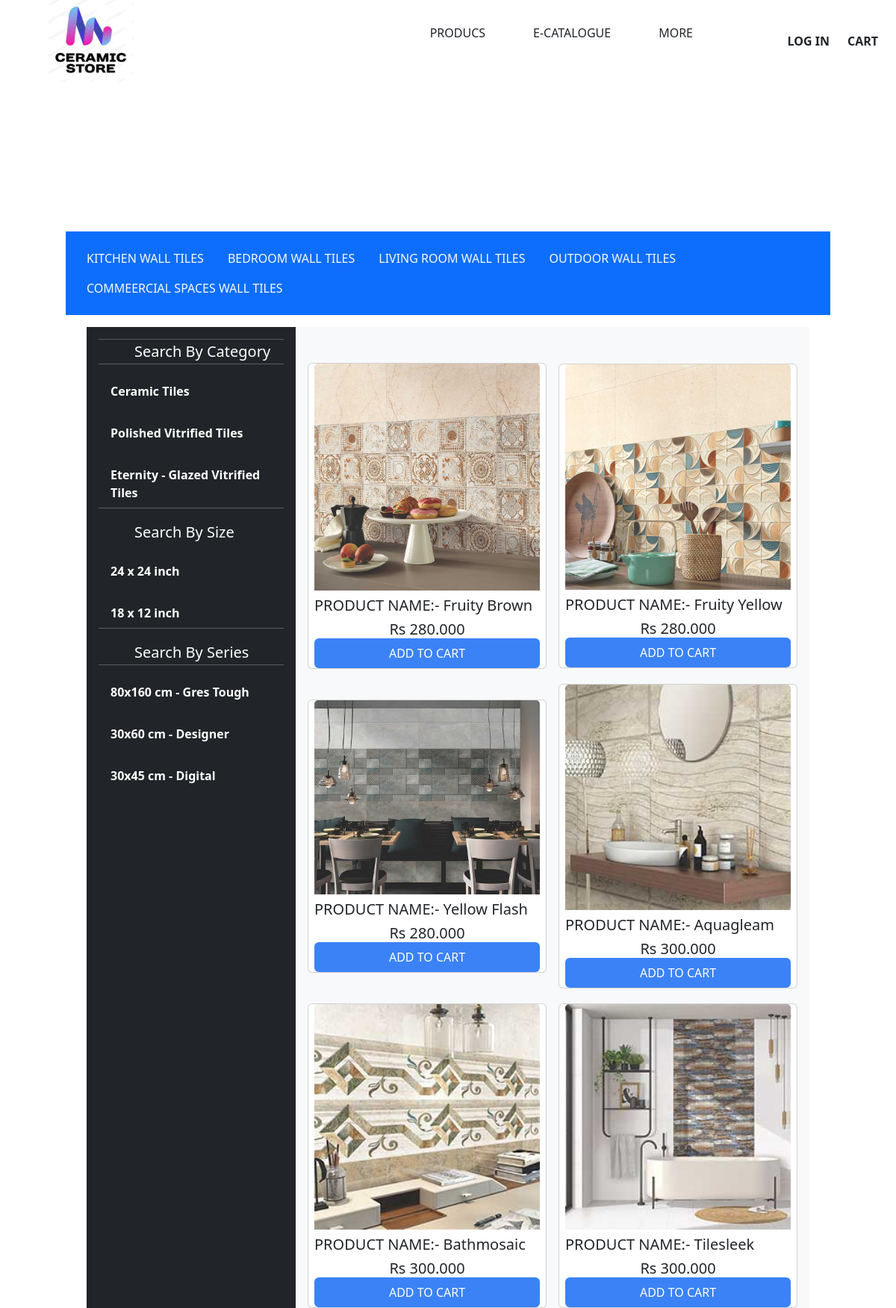
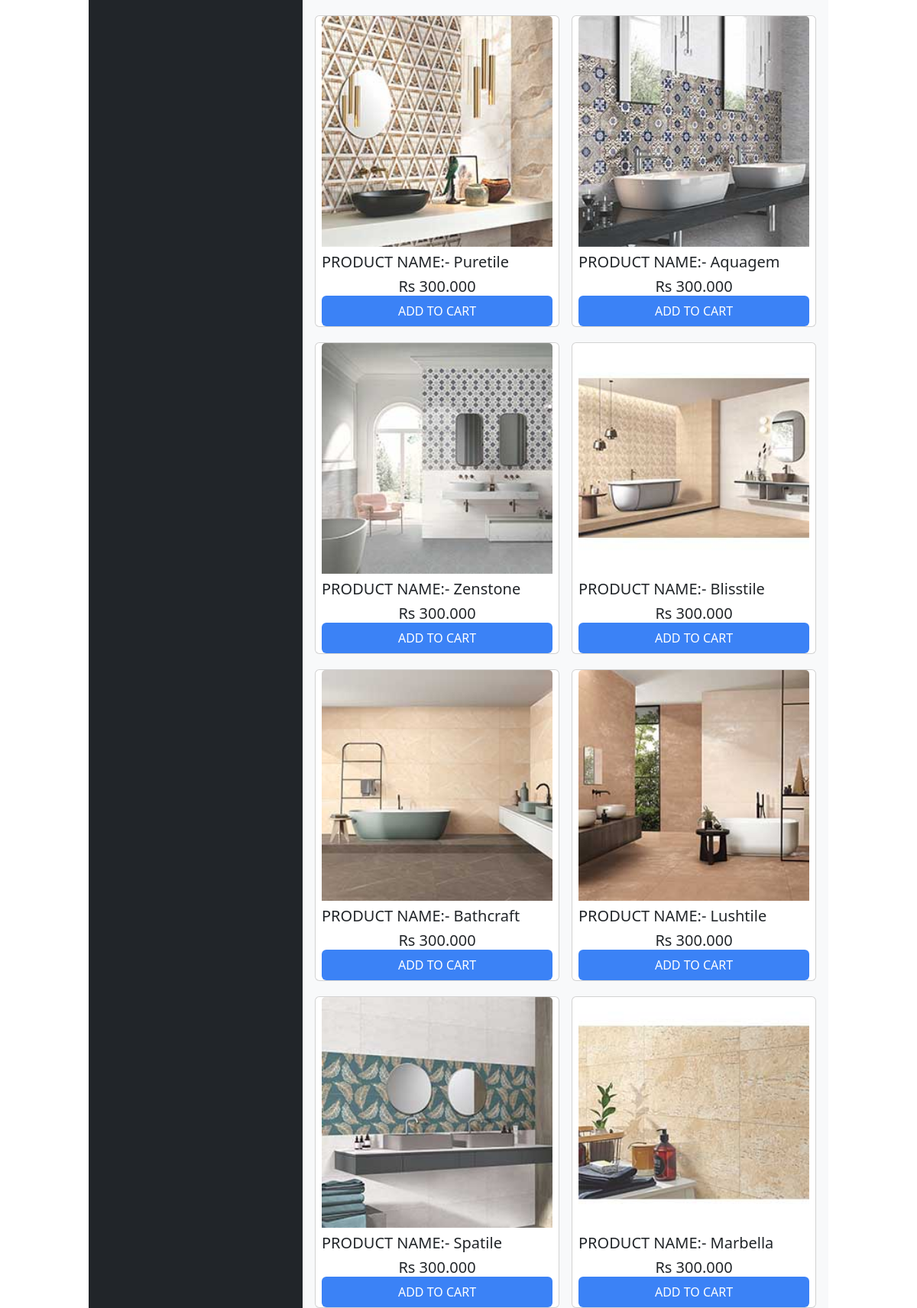
Screenshot of /menu/?size=18x12 (upper part) with the database file from the repository (2 pictures, top to bottom).
### home/models.py (models this page shows, shortened)
class Product(models.Model):
    catagory = models.ForeignKey(Catagory,on_delete=models.CASCADE,max_length=100)
    name=models.CharField(max_length=100)
    detaile=models.TextField(max_length=1000)
    image = models.ImageField(upload_to="kitchen",null=True)
    size = models.CharField(max_length=10)
    price = models.DecimalField(max_digits=10,decimal_places=3)

### home/views.py (the view)
# urls.py: path("menu/",views.filter_sidebar,name="sidebar"),
def filter_sidebar(request):
    size = request.GET.get('size', None)
    data = Product.objects.filter(size=size)
    return render(request,"./MPR/product1.html",{"tiles":data})

### home/templates/MPR/product1.html (shortened to what this page needs)
{% extends "base.html" %}
{% load static %}
{% block link %} <link
  href="https://cdn.jsdelivr.net/npm/bootstrap@5.3.2/dist/css/bootstrap.min.css"
  rel="stylesheet"
/>
  <link rel="stylesheet" href="https://cdnjs.cloudflare.com/ajax/libs/font-awesome/5.15.3/css/all.min.css">
{% endblock link %}
{% block tailwind_link %}
    <link href="https://cdn.jsdelivr.net/npm/bootstrap@5.3.1/dist/css/bootstrap.min.css" rel="stylesheet"
>
    <script src="https://cdn.tailwindcss.com"></script>
{% endblock tailwind_link %}
{% block contant %}
  <div class="flex justify-between">
    <div class="flex w-1/5 justify-center items-center max-lg:w-1/2 ">
        <a href="home:home">
          <img class="flex justify-center shrink-0 h-[110px] " src="{% static "image/img27.jpg" %}">
        </a>
    </div>
    <div class="flex w-3/5 justify-end font-medium max-lg:hidden ">
        <a href="#" class=" p-3 m-3 hover:underline">PRODUCS</a>
        <a href="#" class=" p-3 m-3 hover:underline">E-CATALOGUE </a>
        <a href="#" class=" p-3 m-3 hover:underline">MORE</a>
    </div>
    <div class="flex justify-end items-center w-1/5 max-lg:w-1/2 ">
        <div>
          {% if request.user.is_authenticated %}
          <a class="font-bold hover:underline" href="{% url 'home:logout' %}">
              LOG OUT
          </a>
          {% else %}
              <a class="font-bold hover:underline" href="{% url 'home:login' %}">
                  LOG IN
              </a>
          {% endif %}
        </div>
        <div>
              <a class="p-4 cursor-pointer hover:underline font-bold" href="{% url "home:cartpage" %}">
                  CART
              </a>
        </div>
    </div>
  </div>
  <section>
    <div class="px-4 py-5 my-5 text-center ">
    </div>
  </section>
  <div class="container bg-primary">
    <header class="d-flex justify-content-center py-3">
      <ul class="nav " id="myTab" role="tablist">
        <li class="nav-item "><a href="{% url "home:filter" %}?categoryId=1" class="nav-link text-light btn-primary:hover focus:bg-blue-700" aria-current="page">KITCHEN WALL TILES</a></li>
        <li class="nav-item "><a href="{% url "home:filter" %}?categoryId=2" class="nav-link text-light btn-primary:hover focus:bg-blue-700">BEDROOM WALL TILES</a></li>
        <li class="nav-item "><a href="{% url "home:filter" %}?categoryId=3" class="nav-link text-light btn-primary:hover focus:bg-blue-700">LIVING ROOM WALL TILES</a></li>
        <li class="nav-item "><a href="{% url "home:filter" %}?categoryId=5" class="nav-link text-light btn-primary:hover focus:bg-blue-700">OUTDOOR WALL TILES</a></li>
        <li class="nav-item "><a href="{% url "home:filter" %}?categoryId=6" class="nav-link text-light btn-primary:hover focus:bg-blue-700">COMMEERCIAL SPACES WALL TILES</a></li>
      </ul>
    </header>
  </div>
  <section class="container">
    <div class="d-flex flex-shrink-0 p-3">
      <div
        class="d-flex flex-column flex-shrink-0 p-3 text-bg-dark"
        style="width: 280px"
      >
        <hr>
          <a
            href="/"
            class="d-flex align-items-center mb-3 mb-md-0 me-md-auto text-white text-decoration-none"
          >
            <svg class="bi pe-none me-2" width="40" height="32">
              <use xlink:href="#bootstrap"></use>
            </svg>
            <span class="fs-5">Search By Category</span>
          </a>
          <hr />
          <ul class="nav nav-pills flex-column mb-auto">
            <li class="nav-item">
              <a href="#" class="nav-link text-white focus:bg-blue-600 font-bold" aria-current="page">
                <svg class="bi pe-none me-2" width="16" height="16">
                  <use xlink:href="#home"></use>
                </svg>
                Ceramic Tiles
              </a>
            </li>
            <li>
              <a href="#" class="nav-link text-white focus:bg-blue-600 font-bold">
                <svg class="bi pe-none me-2" width="16" height="16">
                  <use xlink:href="#speedometer2"></use>
                </svg>
                Polished Vitrified Tiles
              </a>
            </li>
            <li>
              <a href="#" class="nav-link text-white focus:bg-blue-600 font-bold">
                <svg class="bi pe-none me-2" width="16" height="16">
                  <use xlink:href="#table"></use>
                </svg>
                Eternity - Glazed Vitrified Tiles
              </a>
            </li>
            <hr>
            <a
            href="/"
            class="d-flex align-items-center mb-3 mt-3 mb-md-0 me-md-auto text-white text-decoration-none"
          >
            <svg class="bi pe-none me-2" width="40" height="32">
              <use xlink:href="#bootstrap"></use>
            </svg>
            <span class="fs-5">Search By Size</span>
          </a>
          <li>
            <a href="{% url "home:sidebar" %}?size=24x24" class="nav-link text-white focus:bg-blue-600 font-bold">
              <svg class="bi pe-none me-2" width="16" height="16">
                <use xlink:href="#table"></use>
              </svg>
              24 x 24 inch
            </a>
          </li>
          <li>
            <a href="{% url "home:sidebar" %}?size=18x12" class="nav-link text-white focus:bg-blue-600 font-bold">
              <svg class="bi pe-none me-2" width="16" height="16">
                <use xlink:href="#table"></use>
              </svg>
              18 x 12 inch
            </a>
          </li>
          <hr>
          <a
            href="/"
            class="d-flex align-items-center mb-3 mt-3 mb-md-0 me-md-auto text-white text-decoration-none"
          >
            <svg class="bi pe-none me-2" width="40" height="32">
              <use xlink:href="#bootstrap"></use>
            </svg>
            <span class="fs-5">Search By Series</span>
          </a>
          <hr>
          <li>
            <a href="#" class="nav-link text-white focus:bg-blue-600 font-bold">
              <svg class="bi pe-none me-2" width="16" height="16">
                <use xlink:href="#table"></use>
              </svg>
              80x160 cm - Gres Tough
            </a>
          </li>
          <li>
            <a href="#" class="nav-link text-white focus:bg-blue-600 font-bold">
              <svg class="bi pe-none me-2" width="16" height="16">
                <use xlink:href="#table"></use>
              </svg>
              30x60 cm - Designer
            </a>
          </li>
          <li>
            <a href="#" class="nav-link text-white focus:bg-blue-600 font-bold">
              <svg class="bi pe-none me-2" width="16" height="16">
                <use xlink:href="#table"></use>
              </svg>
              30x45 cm - Digital
            </a>
          </li>
      </div>
      <div class="album py-5 bg-body-tertiary">
        <div class="container">
          <div class="row row-cols-1 row-cols-sm-2 row-cols-md-3 g-3 row-gap-xl-1 column-gap-3 d-flex justify-center align-items-center">
            {% for item in tiles %}
              <div class="card" style="width: 20rem;">
                <a href="{% url "home:detaile"%}?product={{item.id}}">
                  <img src="{{item.image.url}}" class="card-img-top" alt="...">
                </a>
                <div class="flex-col">
                  <div class="flex-col">
                    <div>
                      <h6 class="font-580 pt-2 text-[20px]">PRODUCT NAME:- {{item.name|title}}</h6>
                    </div>
                    <div>
                      <h6 class="flex items-center justify-center font-550 pt-2 text-[20px]">
                         Rs {{item.price}}
                      </h6>
                    </div>
                  </div>
                  <div class="flex items-center justify-center bg-blue-500 py-2 rounded text-white hover:p-0">
                    <a href="{% url "home:add" id=item.id %}" target="blank">
                        <button>
                            ADD TO CART
                        </button>
                    </a>
                  </div>
                </div>
              </div>
            {% endfor %}
        </div>
    </div>
  </section>
{% endblock contant %}

### rows the page displays
Product: image (picture), name "Fruity Brown", price "280.000"
Product: image (picture), name "Fruity Yellow", price "280.000"
Product: image (picture), name "Yellow Flash", price "280.000"
Product: image (picture), name "Aquagleam", price "300.000"
Product: image (picture), name "Bathmosaic", price "300.000"
Product: image (picture), name "Tilesleek", price "300.000"
Product: image (picture), name "Puretile", price "300.000"
Product: image (picture), name "Aquagem", price "300.000"
Product: image (picture), name "Zenstone", price "300.000"
Product: image (picture), name "Blisstile", price "300.000"
Product: image (picture), name "Bathcraft", price "300.000"
Product: image (picture), name "Lushtile", price "300.000"
Product: image (picture), name "Spatile", price "300.000"
Product: image (picture), name "Marbella", price "300.000"
